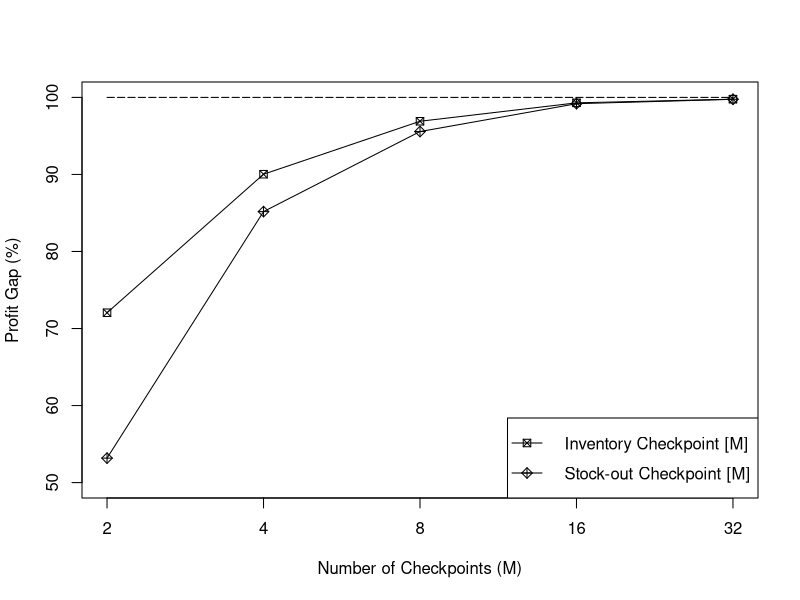

Source code (R):
#################
# R code for analyzing output and plot figures
# v1.0 (organized on 2013-04-17)
# for Figure 4 in the paper
#################

#NEED TO FIRST SET R WORKING DIRECTORY TO WHERE THE FILES ARE LOCATED!!!
  setwd("~/Dropbox/Research/CensoredDemand/NVLearning.git/output/Checkpoint_PowerOfTwo")

#read the output files
  data_A <- read.table("NVLearning_CheckpointA_PowerOfTwo.txt", header=TRUE)[c("M", "Pi_A")]
  data_B <- read.table("NVLearning_CheckpointB_PowerOfTwo.txt", header=TRUE)[c("M", "Pi_B")]

  Pi_E <- 27.450019
  Pi_T <- 27.66852677
  Pi_F <- 27.80394629
  Pi_Tm <- 27.63839435

#merge into one data frame
data <- merge(data_A, data_B, by=c("M"))
data <- data[data$M>1,]

#calculate profit gaps
data$Gap_A <- (data$Pi_A - Pi_E) / (Pi_T - Pi_E) * 100
data$Gap_B <- (data$Pi_B - Pi_E) / (Pi_T - Pi_E) * 100


#plot figure
pdf('Figure-Checkpoint-PowerOfTwo.pdf', width = 8, height = 8)

    xrange = range(log2(data$M))
    yrange = c(50,100)

    plot(xrange, yrange, type="n", xlab="Number of Checkpoints (M)", ylab="Profit Gap (%)", xaxt="n", yaxt="n")
    lines(log2(data$M), rep(100, length(data$M)), lty=5, lwd=1)
    #text(x=1.5, y=98, "Timing")
    #lines(log2(data$M), rep(0, length(data$M)), lty=5, lwd=1)
    #text(x=1, y=3, "Event")
    lines(log2(data$M), data$Gap_A, lty=1, lwd=1)
    points(log2(data$M), data$Gap_A, pch=7)
    #text(x=1.5, y=88, "Checkpoint-a[M]")
    lines(log2(data$M), data$Gap_B, lty=1, lwd=1)
    points(log2(data$M), data$Gap_B, pch=9)
    #text(x=1.5, y=57, "Checkpoint-b[M]")
    axis(side=1, at=log2(data$M), labels=data$M)
    axis(side=2, at=seq(50, 100, 10), labels=seq(50, 100, 10))
    legend(x="bottomright", inset=0, legend=c("Inventory Checkpoint [M]", "Stock-out Checkpoint [M]"), lty=c(1,1), lwd=c(1,1), pch=c(7,9), x.intersp=1.5, y.intersp=1.5)


dev.off()
